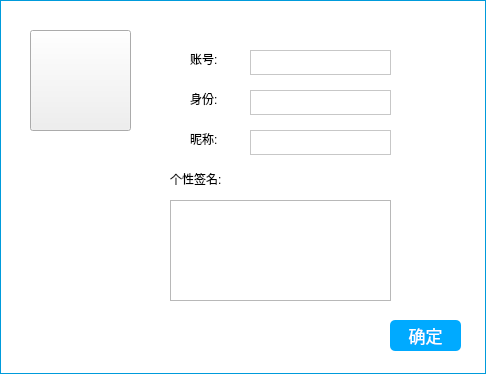
<?xml version="1.0" encoding="UTF-8"?>
<ui version="4.0">
 <class>DataFrame</class>
 <widget class="QWidget" name="DataFrame">
  <property name="geometry">
   <rect>
    <x>0</x>
    <y>0</y>
    <width>486</width>
    <height>374</height>
   </rect>
  </property>
  <property name="minimumSize">
   <size>
    <width>486</width>
    <height>374</height>
   </size>
  </property>
  <property name="maximumSize">
   <size>
    <width>486</width>
    <height>374</height>
   </size>
  </property>
  <property name="windowTitle">
   <string>Dialog</string>
  </property>
  <property name="styleSheet">
   <string notr="true">QWidget#DataFrame{
border:1px solid rgb(0, 155, 219);
background-color:rgb(255, 255, 255);
}
QLineEdit {
    border-width: 1px;
    border-style: solid;
	border-color:rgb(199, 199, 199);
	background-color:rgb(255, 255, 255);
	font: 10pt &quot;微软雅黑&quot;
}
QComboBox {
    border-width: 1px;
    border-style: solid;
    border-radius: 4px;
	border-color:rgb(199, 199, 199);
	background-color:rgb(255, 255, 255);
	font: 13pt &quot;微软雅黑&quot;;
}


</string>
  </property>
  <widget class="QLineEdit" name="jid">
   <property name="geometry">
    <rect>
     <x>250</x>
     <y>50</y>
     <width>141</width>
     <height>25</height>
    </rect>
   </property>
   <property name="dragEnabled">
    <bool>false</bool>
   </property>
  </widget>
  <widget class="QLineEdit" name="name">
   <property name="geometry">
    <rect>
     <x>250</x>
     <y>130</y>
     <width>141</width>
     <height>25</height>
    </rect>
   </property>
  </widget>
  <widget class="QTextEdit" name="instruction">
   <property name="geometry">
    <rect>
     <x>170</x>
     <y>200</y>
     <width>221</width>
     <height>101</height>
    </rect>
   </property>
  </widget>
  <widget class="QLabel" name="label">
   <property name="geometry">
    <rect>
     <x>190</x>
     <y>50</y>
     <width>41</width>
     <height>17</height>
    </rect>
   </property>
   <property name="text">
    <string>账号:</string>
   </property>
  </widget>
  <widget class="QLabel" name="label_2">
   <property name="geometry">
    <rect>
     <x>190</x>
     <y>130</y>
     <width>41</width>
     <height>17</height>
    </rect>
   </property>
   <property name="text">
    <string>昵称:</string>
   </property>
  </widget>
  <widget class="QLabel" name="label_3">
   <property name="geometry">
    <rect>
     <x>170</x>
     <y>170</y>
     <width>67</width>
     <height>17</height>
    </rect>
   </property>
   <property name="text">
    <string>个性签名:</string>
   </property>
  </widget>
  <widget class="QPushButton" name="ok">
   <property name="geometry">
    <rect>
     <x>390</x>
     <y>320</y>
     <width>71</width>
     <height>31</height>
    </rect>
   </property>
   <property name="font">
    <font>
     <family>微软雅黑</family>
     <pointsize>13</pointsize>
     <weight>50</weight>
     <italic>false</italic>
     <bold>false</bold>
    </font>
   </property>
   <property name="styleSheet">
    <string notr="true">QPushButton{
background-color:rgb(0, 170, 255);
font:  13pt &quot;微软雅黑&quot;;
color:rgb(255,255,255);
border-radius: 5px;
}QPushButton::hover{
background-color:rgb(0, 150, 225);
}
QPushButton::pressed{
background-color:rgb(0, 150, 225);
}</string>
   </property>
   <property name="text">
    <string>确定</string>
   </property>
  </widget>
  <widget class="QLabel" name="stateLabel">
   <property name="geometry">
    <rect>
     <x>80</x>
     <y>310</y>
     <width>251</width>
     <height>41</height>
    </rect>
   </property>
   <property name="text">
    <string/>
   </property>
  </widget>
  <widget class="QPushButton" name="change">
   <property name="geometry">
    <rect>
     <x>30</x>
     <y>30</y>
     <width>101</width>
     <height>101</height>
    </rect>
   </property>
   <property name="text">
    <string/>
   </property>
   <property name="iconSize">
    <size>
     <width>101</width>
     <height>101</height>
    </size>
   </property>
  </widget>
  <widget class="QLabel" name="label_4">
   <property name="geometry">
    <rect>
     <x>190</x>
     <y>90</y>
     <width>41</width>
     <height>17</height>
    </rect>
   </property>
   <property name="text">
    <string>身份:</string>
   </property>
  </widget>
  <widget class="QLineEdit" name="role">
   <property name="enabled">
    <bool>false</bool>
   </property>
   <property name="geometry">
    <rect>
     <x>250</x>
     <y>90</y>
     <width>141</width>
     <height>25</height>
    </rect>
   </property>
  </widget>
 </widget>
 <resources/>
 <connections/>
</ui>
